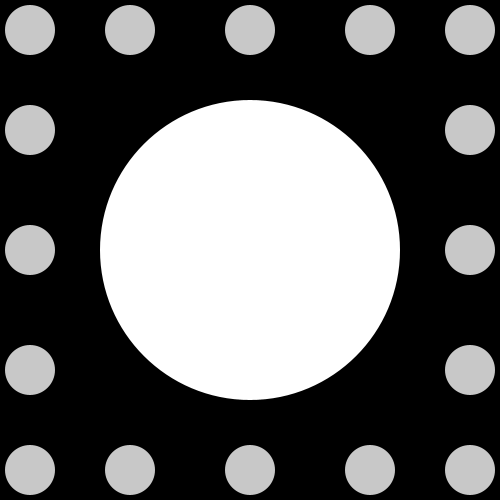
Frame 1 (no input)
Frame 60 (the mouse pressed at the canvas centre just before this capture): identical to frame 1, image omitted
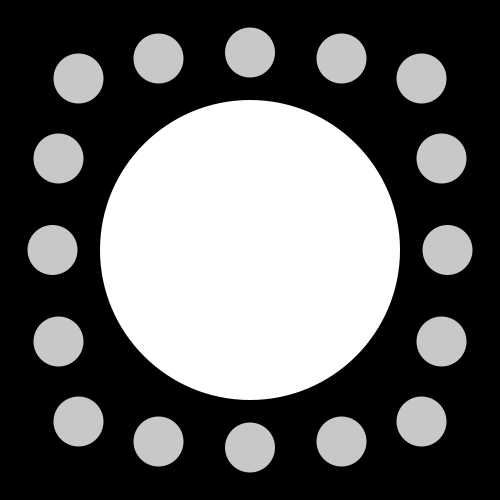
Frame 120 (the mouse held since frame 60 and released just before this capture)

The Processing sketch that drew these frames (run headless with seeded random() and noise(); from frame 60 on, the mouse is pressed at the canvas centre):

// Processing sketch: processing_142654
// ── processing_142654.pde

void setup ()
{
  size (500,500);
  background (0);
}


void draw ()
{   
  background (0);
  // Kreis
  fill(255);
  noStroke();
  ellipseMode(CENTER);
  ellipse(width/2, height/2, 300, 300);
  //Kreis END
  
  //Mauskreise
  fill(200);
  noStroke();
  
  float maus1 = map(mouseX, 0, width,30,75);
  ellipse(250,0+maus1,50,50); // oben mitte
  ellipse(250,500-maus1,50,50); // unten mitte
  ellipse(0+maus1,250,50,50); // mitte links
  ellipse(500-maus1,250,50,50); // mitte rechts
  
  float maus2 = map(mouseX, 0, width,30,127);
  ellipse(0+maus2,0+maus2,50,50); //oben links
  ellipse(500-maus2,0+maus2,50,50); // oben rechts
  ellipse(0+maus2,500-maus2,50,50); // unten links
  ellipse(500-maus2,500-maus2,50,50); // unten rechts
  
  float maus3 = map(mouseX, 0, width,30,87);
  ellipse(0+maus3,100+maus3,50,50); // links oben mitte
  ellipse(0+maus3,400-maus3,50,50); // links unten mitte
  ellipse(500-maus3,100+maus3,50,50); // rechts oben mitte
  ellipse(500-maus3,400-maus3,50,50); // rechts unten mitte
  ellipse(100+maus3,0+maus3,50,50); // oben mitte links
  ellipse(400-maus3,0+maus3,50,50); // oben mitte rechts
  ellipse(100+maus3,500-maus3,50,50); // unten mitte links
  ellipse(400-maus3,500-maus3,50,50); // unten mitte rechts
 
  //Mauskreise END
}
